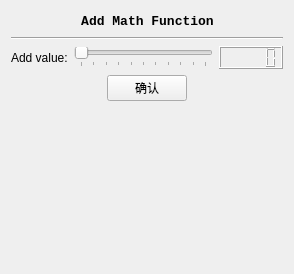
<?xml version="1.0" encoding="UTF-8"?>
<ui version="4.0">
 <class>AddWidget</class>
 <widget class="QWidget" name="AddWidget">
  <property name="geometry">
   <rect>
    <x>0</x>
    <y>0</y>
    <width>294</width>
    <height>274</height>
   </rect>
  </property>
  <property name="windowTitle">
   <string>Form</string>
  </property>
  <layout class="QVBoxLayout" name="verticalLayout">
   <item>
    <layout class="QHBoxLayout" name="horizontalLayout">
     <item>
      <spacer name="horizontalSpacer">
       <property name="orientation">
        <enum>Qt::Horizontal</enum>
       </property>
       <property name="sizeHint" stdset="0">
        <size>
         <width>40</width>
         <height>20</height>
        </size>
       </property>
      </spacer>
     </item>
     <item>
      <widget class="QLabel" name="label">
       <property name="font">
        <font>
         <family>Courier New</family>
         <pointsize>10</pointsize>
         <weight>75</weight>
         <bold>true</bold>
        </font>
       </property>
       <property name="text">
        <string>Add Math Function</string>
       </property>
       <property name="alignment">
        <set>Qt::AlignCenter</set>
       </property>
      </widget>
     </item>
     <item>
      <spacer name="horizontalSpacer_2">
       <property name="orientation">
        <enum>Qt::Horizontal</enum>
       </property>
       <property name="sizeHint" stdset="0">
        <size>
         <width>40</width>
         <height>20</height>
        </size>
       </property>
      </spacer>
     </item>
    </layout>
   </item>
   <item>
    <widget class="Line" name="line">
     <property name="orientation">
      <enum>Qt::Horizontal</enum>
     </property>
    </widget>
   </item>
   <item>
    <layout class="QHBoxLayout" name="horizontalLayout_2">
     <item>
      <widget class="QLabel" name="label_2">
       <property name="text">
        <string>Add value:</string>
       </property>
      </widget>
     </item>
     <item>
      <widget class="QSlider" name="addValue_SL">
       <property name="maximum">
        <number>10</number>
       </property>
       <property name="orientation">
        <enum>Qt::Horizontal</enum>
       </property>
       <property name="tickPosition">
        <enum>QSlider::TicksBelow</enum>
       </property>
      </widget>
     </item>
     <item>
      <widget class="QLCDNumber" name="addValue_LCD"/>
     </item>
    </layout>
   </item>
   <item>
    <layout class="QHBoxLayout" name="horizontalLayout_3">
     <item>
      <spacer name="horizontalSpacer_3">
       <property name="orientation">
        <enum>Qt::Horizontal</enum>
       </property>
       <property name="sizeHint" stdset="0">
        <size>
         <width>40</width>
         <height>20</height>
        </size>
       </property>
      </spacer>
     </item>
     <item>
      <widget class="QPushButton" name="confirm_BT">
       <property name="text">
        <string>确认</string>
       </property>
      </widget>
     </item>
     <item>
      <spacer name="horizontalSpacer_4">
       <property name="orientation">
        <enum>Qt::Horizontal</enum>
       </property>
       <property name="sizeHint" stdset="0">
        <size>
         <width>40</width>
         <height>20</height>
        </size>
       </property>
      </spacer>
     </item>
    </layout>
   </item>
   <item>
    <spacer name="verticalSpacer">
     <property name="orientation">
      <enum>Qt::Vertical</enum>
     </property>
     <property name="sizeHint" stdset="0">
      <size>
       <width>20</width>
       <height>181</height>
      </size>
     </property>
    </spacer>
   </item>
  </layout>
 </widget>
 <resources/>
 <connections>
  <connection>
   <sender>addValue_SL</sender>
   <signal>valueChanged(int)</signal>
   <receiver>addValue_LCD</receiver>
   <slot>display(int)</slot>
   <hints>
    <hint type="sourcelabel">
     <x>93</x>
     <y>61</y>
    </hint>
    <hint type="destinationlabel">
     <x>257</x>
     <y>58</y>
    </hint>
   </hints>
  </connection>
 </connections>
</ui>
